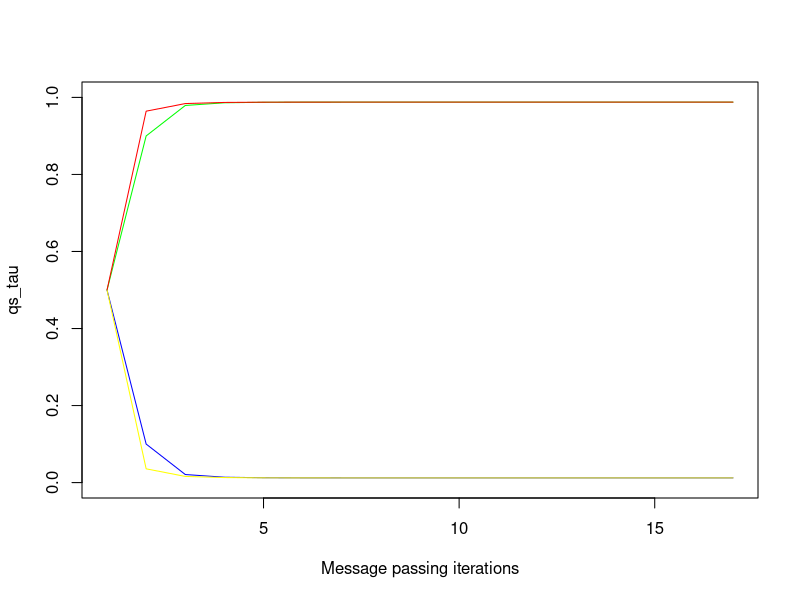
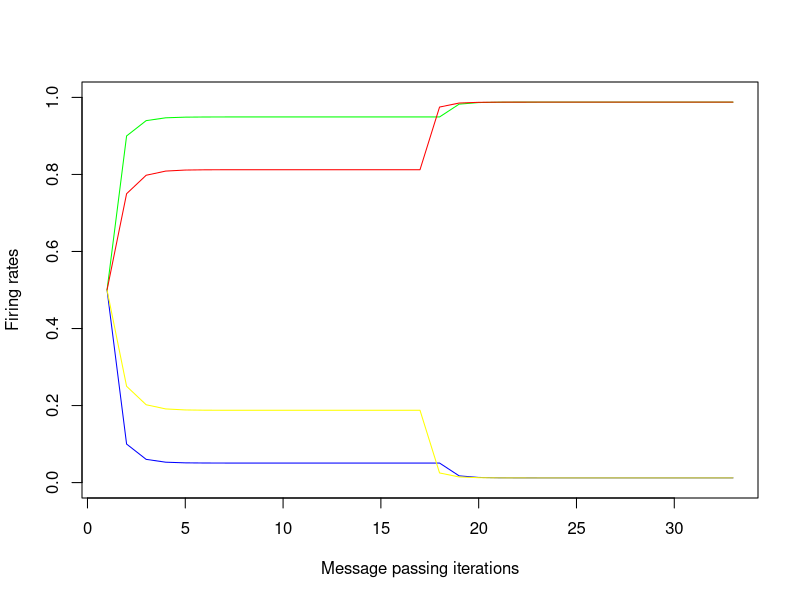

The R source for these figures, in order: (Note: this script raises an error after producing the figures.)
##################################
#--------------------------------#
#  Message Passing Examples in R #
#--------------------------------#
##################################

# CONVERSION of MATlab code Message_passing_example.m, including commentaries.

# Supplementary Code for: A Tutorial on Active Inference 
# Modelling and its Application to Empirical Data by Ryan Smith 
# and Christopher J. Whyte. We also acknowledge Samuel Taylor for contributing 
# to this example code

# This script provides two examples of (marginal) message passing, based on
# the steps described in the main text. Each of the two examples (sections)
# need to be run separately. The first example fixes all observed
# variables immediately and does not include variables associated with the
# neural process theory. The second example provides observations
# sequentially and also adds in the neural process theory variables. To
# remind the reader, the message passing steps in the main text are:
  
# 	1. Initialize the values of the approximate posteriors q(s_(?,?) ) 
#      for all hidden variables (i.e., all edges) in the graph. 

# 	2. Fix the value of observed variables (here, o_?).

# 	3. Choose an edge (V) corresponding to the hidden variable you want to 
#      infer (here, s_(?,?)).

# 	4. Calculate the messages, ?(s_(?,?)), which take on values sent by 
#      each factor node connected to V.

# 	5. Pass a message from each connected factor node N to V (often written 
#      as ?_(N?V)). 

# 	6. Update the approximate posterior represented by V according to the 
#      following rule: q(s_(?,?) )? ? ?(s_(?,?))? ?(s_(?,?)). The arrow 
#      notation here indicates messages from two different factors arriving 
#      at the same edge. 
#        6A. Normalize the product of these messages so that q(s_(?,?) ) 
#            corresponds to a proper probability distribution. 
#        6B. Use this new q(s_(?,?) ) to update the messages sent by 
#            connected factors (i.e., for the next round of message passing).

# 	7. Repeat steps 4-6 sequentially for each edge.

# 	8. Steps 3-7 are then repeated until the difference between updates 
#      converges to some acceptably low value (i.e., resulting in stable 
#      posterior beliefs for all edges). 

library(pracma) # for grad(), numerical gradiant Matlab-Style


##########################################################
# Example 1: Fixed observation and message passing steps #
##########################################################

# This section carries out marginal message passing on a graph with beliefs
# about states at two time points. In this first example, both observations 
# are fixed from the start (i.e., there are no ts as in full active inference
# models with sequentially presented observations) to provide the simplest
# example possible. We also highlight where each of the message passing
# steps described in the main text are carried out.

# Note that some steps (7 and 8) appear out of order when they involve loops that
# repeat earlier steps

library(dplyr)

# Softmax function
softmax <- function(par){             # THANKS TO: https://rpubs.com/FJRubio/softmax
  n.par <- length(par)                # equivalent: exp(result)/sum(exp(result))
  par1 <- sort(par, decreasing = TRUE)
  Lk <- par1[1]
  for (k in 1:(n.par-1)) {
    Lk <- max(par1[k+1], Lk) + log1p(exp(-abs(par1[k+1] - Lk))) 
  }
  val <- exp(par - Lk)
  return(val)
}

# Specify generative model and initialize variables

#  priors

D = c(.5, .5)

# likelihood mapping
A = matrix(c(.9, .1,
             .1, .9),
           nrow = 2,
           ncol = 2,
           byrow= TRUE) 
 
# transitions
B = matrix(c(1, 0,
             0, 1),
            nrow = 2,
            ncol = 2,
            byrow = TRUE)

# number of timesteps
Timepoints = 2

# number of iterations of message passing
NumIterations = 16

# at exp(-16) to log inputs as log(0) is not defined
z = exp(-16)

# Initialize posterior STEP 1
qs = c(.5,.5)

# List to store results
qsLIST <- vector("list", 16*2)
dim(qsLIST) <- matrix(c(16,2))


for (Ni in 1:NumIterations){
  # fix observations (STEP 2) [using a list]
  o<- vector("list", 1*2)
  dim(o) = matrix(c(1,2))
  # Observations
  o[[1]] = matrix(c(1, 0))
  o[[2]] = matrix(c(1, 0))

    # For each edge (hidden state) - STEP 7 
    for (tau in 1:Timepoints){
      # Choose an edge
      q = log(qs[tau]+z)   # evtl. q[tau]
      
      # compute MEssage sent by D and B (STEP 4) using the posterior
      # computed in 6B
      if (tau == 1){  # first time point
        lnD = log(D+z)  # Message 1
        lnBs= log(t(B)%*%qs[]+z)
      }
      else if (tau == Timepoints){
        lnBs= log(B%*%qs[]+z)
      }
      lnAo = log((t(A)%*%as.vector(o[[tau]]))+z)  # as.vector(o...) 
      
      # STEPS 5-6 (Pass messages and update the posterior)
      # Since all terms are in log space, this is addition instead of
      # multiplication. This corresponds to equation 16 in the main
      # text (within the softmax)
      if (tau == 1){
        q = .5*lnD+.5*lnBs + as.vector(lnAo)
      }
      else if (tau == Timepoints){
        q = .5*(lnBs) + as.vector(lnAo)
      }
      # normalize using a softmax function to find posterior (STEP 6A)
      qs = softmax (q)
      qsLIST[[Ni,tau]]<- qs # store value for each iteration
    } 
  #  Repeat for remaining edges (STEP 7)
print(qs) # Repeat until convergence/for fixed number of iterations (STEP 8)
#print(qsResults)
}

# Final posterior beliefs over states
qs

# qsLIST of each iteration, for each tau. 
qsLIST


###################################
# Plotting firing rates (traces): #
###################################

# Adding prior to starting values:
addD = vector("list", 1*2)
dim(addD) = matrix(c(1,2))
addD[[1,1]] <- c(.5,.5)
addD[[1,2]] <- c(.5,.5)
addD
# Use rbind to place D up front which results in a new list of dim 17*2
qsLISTplot = rbind(addD, qsLIST)

# Transform upper list into a dataframe. Not that the list neeeds
# to be transposed for this via t(a). This results in a dataframe
# with a dim of 17*4
qsPLOT <- data.frame(matrix(unlist(t(qsLISTplot)), nrow=17, ncol=4,byrow=TRUE),stringsAsFactors = TRUE)
qsPLOT

# Plot: Approximate posteriors (1 per edge per time point)
plot(qsPLOT$X1, type = "l", col= "green", 
     ylim = c(0,1), # Set dimension y axis 0 to 1
    xlab = "Message passing iterations", ylab = "qs_tau") # Name labels
lines(qsPLOT$X2, col="blue")     # add the other columns of qsPLOT
lines(qsPLOT$X3, col="red")
lines(qsPLOT$X4, col="yellow")


#####################################################
# Example 2: Sequential observations and simulation #
#             of firing rates and ERPs              #
#####################################################

# This script performs state estimation using the message passing 
# algorithm introduced in Parr, Markovic, Kiebel, & Friston (2019).
# This script can be thought of as the full message passing solution to 
# problem 2 in the pencil and paper exercises. It also generates
# simulated firing rates and ERPs in the same manner as those shown in
# figs. 8, 10, 11, 14, 15, and 16. Unlike example 1, observations are
# presented sequentially (i.e., two ts and two taus).

# Specify generative model and initialise variables

#  priors

D = c(.5, .5)

# likelihood mapping
A = matrix(c(.9, .1,
             .1, .9),
           nrow = 2,
           ncol = 2,
           byrow= TRUE) 

# transitions
B = matrix(c(1, 0,
             0, 1),
           nrow = 2,
           ncol = 2,
           byrow = TRUE)

# number of timesteps
Timesteps = 2

# number of iterations of message passing
NumIterations = 16

# at exp(-16) to log inputs as log(0) is not defined
z = exp(-16)

# Initialize posterior STEP 1
qs2 = c(.5,.5)

# List to store results
xn <- vector("list", 16*2*2)
dim(xn) <- matrix(c(16,2,2))


# Message passing:

for (t in 1:Timesteps){
  
      for (Ni in 1:NumIterations){   # STEP 8 loop of VMP
          
          # Likelihood
          #lnAo = log((t(A)%*%as.vector(o[[t,tau]]))+z)  # as.vector(o...) + multiple places in the loop necessary!!
  
          for (tau in 1:Timesteps){ # STEP 7 loop of VMP
            # fix observations sequentially (STEP 2) [using a list of lists]
            # Each tau for Timestep1
            o1<- vector("list", 1*2)
            dim(o1) = matrix(c(1, 2))
            o1[[1]] = matrix(c(1, 0))
            o1[[2]] = matrix(c(0, 0))
            
            # Each tau for Timestep1
            o2<- vector("list", 1*2)
            dim(o2) = matrix(c(1,2))
            o2[[1]] = matrix(c(1, 0))       
            o2[[2]] = matrix(c(1, 0))               
            
            # list of lists
            o <- vector("list", 2*2)
            dim(o) = matrix(c(2,2))
            o[1,] <- o1 # assign to list
            o[2,] <- o2 #      -''-

          # initialise depolarization variable: v = ln(s)
          # choose an edge (Step 3 of VMP)
          v = log(qs2[])
            
            # get correct D and B for each time point (Steps 4-5 of VMP)
            # using using the posterior computed in Step 6B  
            if (tau == 1){  # first time point
            lnD = log(D+z)  # pas(Message 1)
            
            lnBs= log(t(B)%*%qs2[]+z) # future (Message 2)
           }
            else if (tau == Timesteps){ # last time point
            lnBs= log(B%*%qs2[]+z)      # no contribution from future (only
                                        # Message 1)
           } 
             # Likelihood Message 3
            lnAo = log((t(A)%*%as.vector(o[[t,tau]]))+z)  # evtl. as.vector(o...) + multiple places in the loop as below!!
    
             # calculate state prediction error: equation 24
            if (tau == 1){
            epsilon = .5*lnD+.5*lnBs + as.vector(lnAo) - v
           }
            else if (tau == Timesteps){
            epsilon = .5*(lnBs) + as.vector(lnAo) - v
      }
            
            # (Step 6 of VMP)
            # update depolarization variable: equation 25
            v = v + epsilon[]

            # normalize using a softmax function to find posterior (STEP 6A of VMP)
            # equation 26 (Step 6A of VMP)
            qs2 = softmax (v)
            xn[[Ni,tau,t]]<- qs2 # store qs for firing rate plots
      } 
           #  Repeat for remaining edges (STEP 7 of VMP)
    }  # Repeat until convergence/for number of iterations (Step 8 of VMP)
  print(qs2)
}

# Final posterior beliefs over states
qs2

#            [,1]
# [1,] 0.98780474
# [2,] 0.01219526

# xn of each iteration, for each t and each tau. 
xn


###################################
# Plotting firing rates (traces): #
###################################


# Note: the Matlab code uses functions to transform xn into
# "firing_rate". A different approach to matlab is used here.

# Adding prior to starting values:
addD2 = vector("list", 1*2*1)
dim(addD2) = matrix(c(1,2,1))
addD2[[1,1,1]] <- c(.5,.5)
addD2[[1,2,1]] <- c(.5,.5)
addD2

# Use rbind to place D up front of [,,1] which results in a new list [x,y]
xnplotpre = rbind(addD2[,,1], xn[,,1])
xnplotpre[1,2]
# Use rbind to combine lists
xnplotpre2 = rbind(xnplotpre, xn[,,2])
xnplotpre2

# Transform upper list into a dataframe. Not that the list neeeds
# to be transposed for this via t(a). This results in a dataframe
# with a dim of 17*4
xnplotpredf <- data.frame(matrix(unlist(t(xnplotpre2)), nrow=4, ncol=33,byrow=FALSE),stringsAsFactors = FALSE)
xnplot = t(xnplotpredf)
xnplot

# Plot firing rate (traces)
plot(xnplot[,1], type = "l", col = "green",
     ylim = c(0,1), # Set dimension y axis 0 to 1
     xlab = "Message passing iterations", ylab = "Firing rates") # Name labes
lines(xnplot[,2], col="blue")     # add the other columns of qsPLOT
lines(xnplot[,3], col="red")
lines(xnplot[,4], col="yellow")


library(pracma) # for gradient(), numerical gradiant Matlab-Style

num_states = 2
num_epochs = 2
time_tau = matrix(c(1, 2, 1, 2,
                    1, 1, 2, 2),
                  ncol =4,
                  nrow=2,
                  byrow=TRUE) 

# Sort of, but not the right function yet...
for (t_tau in 1:ncol(time_tau)){
    for (epoch in 1:num_epochs){
    # firing rate 
     firing_rate[] = unlist(xn)
      ERP = gradient(firing_rate)
    }
}


# Plotting ERP - still not working right, but got a little further:
grad1=gradient(xnplot[,1])
grad1
grad1=rbind(c(0),as.matrix(grad1)) # add 0 to starting value:

grad2=gradient(xnplot[,2])
grad2
grad2=rbind(c(0),as.matrix(grad2)) #        --   "   --


grad3=gradient(xnplot[,3])
grad3
grad3=rbind(c(0),as.matrix(grad3))

grad4=gradient(xnplot[,4])
grad4
grad4=rbind(c(0),as.matrix(grad4))


plot(grad4, ylim=c(-0.5,0.5), type = "l")
lines(grad3)
lines(grad2)
lines(grad1)

# Firing rates:
image((64*as.matrix(xnplot)), col = grey.colors(256))




